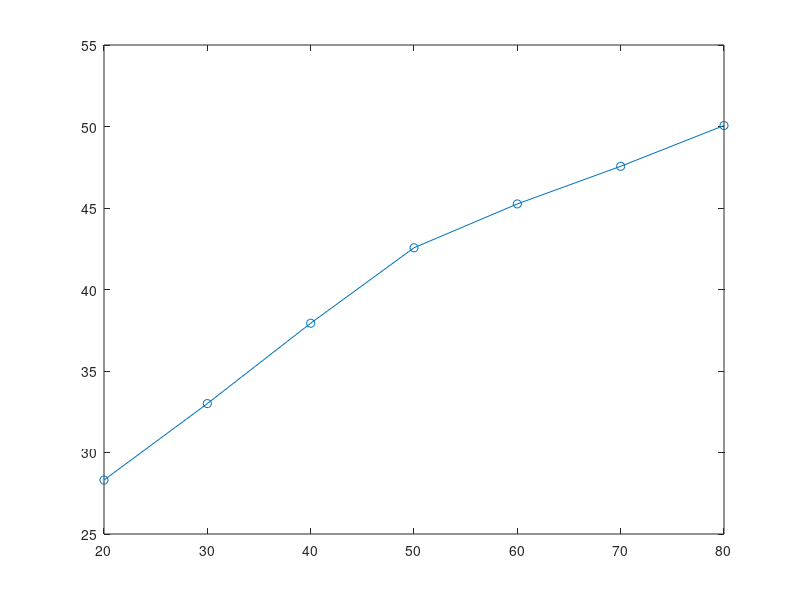

The MATLAB source for this figure:
%PUST Lab3
%Charakterystyka statyczna

u = [20 30 40 50 60 70 80];
y = [28.31 33 37.93 42.56 45.25 47.56 50.06];

plot(u,y,'o-');